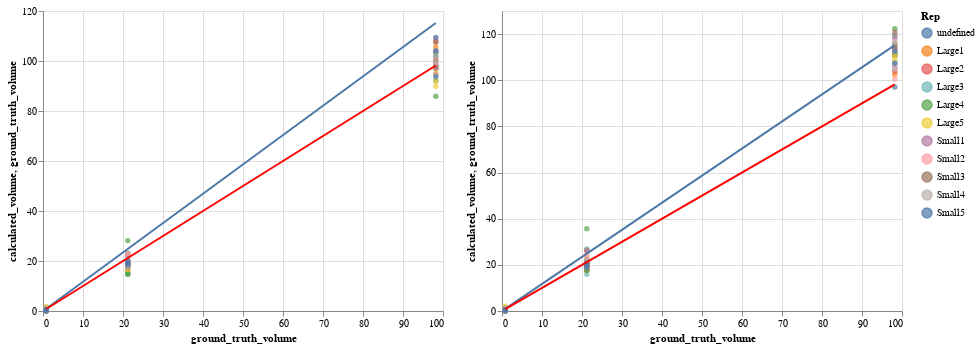

Source (notebook cell):
### Code cell
PP2_volume = chart_plot_vol(PP2_vol)
PP3_volume = chart_plot_vol(PP3_vol)
PP2_volume | PP3_volume

### Figure 1 — Vega-Lite specification as saved in the notebook (floating-point values rounded to 4 significant figures)
{"config": {"view": {"continuousWidth": 400, "continuousHeight": 300}}, "hconcat": [{"layer": [{"data": {"name": "data-bc66fce9ecb386511a39430c63c31330"}, "mark": "circle", "encoding": {"color": {"type": "nominal", "field": "Rep"}, "x": {"type": "quantitative", "field": "ground_truth_volume"}, "y": {"type": "quantitative", "field": "calculated_volume"}}}, {"data": {"name": "data-53394a6a581bc7d3ef85fd810b13f48f"}, "mark": "line", "encoding": {"color": {"type": "nominal", "field": "Rep"}, "x": {"type": "quantitative", "field": "ground_truth_volume"}, "y": {"type": "quantitative", "field": "calculated_volume"}}, "transform": [{"on": "ground_truth_volume", "regression": "calculated_volume", "method": "linear"}]}, {"data": {"name": "data-53394a6a581bc7d3ef85fd810b13f48f"}, "mark": {"type": "line", "color": "red"}, "encoding": {"x": {"type": "quantitative", "field": "ground_truth_volume"}, "y": {"type": "quantitative", "field": "ground_truth_volume"}}}]}, {"layer": [{"data": {"name": "data-b2df0d08da29d7f8f76f1d66355f6ec2"}, "mark": "circle", "encoding": {"color": {"type": "nominal", "field": "Rep"}, "x": {"type": "quantitative", "field": "ground_truth_volume"}, "y": {"type": "quantitative", "field": "calculated_volume"}}}, {"data": {"name": "data-53394a6a581bc7d3ef85fd810b13f48f"}, "mark": "line", "encoding": {"color": {"type": "nominal", "field": "Rep"}, "x": {"type": "quantitative", "field": "ground_truth_volume"}, "y": {"type": "quantitative", "field": "calculated_volume"}}, "transform": [{"on": "ground_truth_volume", "regression": "calculated_volume", "method": "linear"}]}, {"data": {"name": "data-53394a6a581bc7d3ef85fd810b13f48f"}, "mark": {"type": "line", "color": "red"}, "encoding": {"x": {"type": "quantitative", "field": "ground_truth_volume"}, "y": {"type": "quantitative", "field": "ground_truth_volume"}}}]}], "$schema": "https://vega.github.io/schema/vega-lite/v4.8.1.json", "datasets": {"data-bc66fce9ecb386511a39430c63c31330": [{"Rep": "Large1", "ground_truth_volume": 98.2, "calculated_volume": 96.87}, {"Rep": "Large1", "ground_truth_volume": 98.2, "calculated_volume": 94.94}, {"Rep": "Large1", "ground_truth_volume": 98.2, "calculated_volume": 105.7}, {"Rep": "Large2", "ground_truth_volume": 98.2, "calculated_volume": 101.7}, {"Rep": "Large2", "ground_truth_volume": 98.2, "calculated_volume": 97.1}, {"Rep": "Large2", "ground_truth_volume": 98.2, "calculated_volume": 107.7}, {"Rep": "Large3", "ground_truth_volume": 98.2, "calculated_volume": 103.3}, {"Rep": "Large3", "ground_truth_volume": 98.2, "calculated_volume": 96.88}, {"Rep": "Large3", "ground_truth_volume": 98.2, "calculated_volume": 101.9}, {"Rep": "Large4", "ground_truth_volume": 98.2, "calculated_volume": 85.94}, {"Rep": "Large4", "ground_truth_volume": 98.2, "calculated_volume": 92.03}, {"Rep": "Large4", "ground_truth_volume": 98.2, "calculated_volume": 103.3}, {"Rep": "Large5", "ground_truth_volume": 98.2, "calculated_volume": 89.89}, {"Rep": "Large5", "ground_truth_volume": 98.2, "calculated_volume": 92.07}, {"Rep": "Large5", "ground_truth_volume": 98.2, "calculated_volume": 96.91}, {"Rep": "Small1", "ground_truth_volume": 98.2, "calculated_volume": 97.19}, {"Rep": "Small1", "ground_truth_volume": 98.2, "calculated_volume": 98.41}, {"Rep": "Small1", "ground_truth_volume": 98.2, "calculated_volume": 104.1}, {"Rep": "Small2", "ground_truth_volume": 98.2, "calculated_volume": 99.04}, {"Rep": "Small2", "ground_truth_volume": 98.2, "calculated_volume": 100.4}, {"Rep": "Small2", "ground_truth_volume": 98.2, "calculated_volume": 109.2}, {"Rep": "Small3", "ground_truth_volume": 98.2, "calculated_volume": 97.97}, {"Rep": "Small3", "ground_truth_volume": 98.2, "calculated_volume": 100.0}, {"Rep": "Small3", "ground_truth_volume": 98.2, "calculated_volume": 107.7}, {"Rep": "Small4", "ground_truth_volume": 98.2, "calculated_volume": 99.26}, {"Rep": "Small4", "ground_truth_volume": 98.2, "calculated_volume": 94.44}, {"Rep": "Small4", "ground_truth_volume": 98.2, "calculated_volume": 103.4}, {"Rep": "Small5", "ground_truth_volume": 98.2, "calculated_volume": 93.72}, {"Rep": "Small5", "ground_truth_volume": 98.2, "calculated_volume": 104.0}, {"Rep": "Small5", "ground_truth_volume": 98.2, "calculated_volume": 109.4}, {"Rep": "Large1", "ground_truth_volume": 21.2, "calculated_volume": 22.93}, {"Rep": "Large1", "ground_truth_volume": 21.2, "calculated_volume": 16.15}, {"Rep": "Large1", "ground_truth_volume": 21.2, "calculated_volume": 18.25}, {"Rep": "Large2", "ground_truth_volume": 21.2, "calculated_volume": 22.47}, {"Rep": "Large2", "ground_truth_volume": 21.2, "calculated_volume": 16.93}, {"Rep": "Large2", "ground_truth_volume": 21.2, "calculated_volume": 18.65}, {"Rep": "Large3", "ground_truth_volume": 21.2, "calculated_volume": 23.24}, {"Rep": "Large3", "ground_truth_volume": 21.2, "calculated_volume": 14.61}, {"Rep": "Large3", "ground_truth_volume": 21.2, "calculated_volume": 18.12}, {"Rep": "Large4", "ground_truth_volume": 21.2, "calculated_volume": 28.15}, {"Rep": "Large4", "ground_truth_volume": 21.2, "calculated_volume": 15.1}, {"Rep": "Large4", "ground_truth_volume": 21.2, "calculated_volume": 14.77}, {"Rep": "Large5", "ground_truth_volume": 21.2, "calculated_volume": 16.74}, {"Rep": "Large5", "ground_truth_volume": 21.2, "calculated_volume": 19.45}, {"Rep": "Large5", "ground_truth_volume": 21.2, "calculated_volume": 18.4}, {"Rep": "Small1", "ground_truth_volume": 21.2, "calculated_volume": 21.81}, {"Rep": "Small1", "ground_truth_volume": 21.2, "calculated_volume": 18.27}, {"Rep": "Small1", "ground_truth_volume": 21.2, "calculated_volume": 19.66}, {"Rep": "Small2", "ground_truth_volume": 21.2, "calculated_volume": 22.89}, {"Rep": "Small2", "ground_truth_volume": 21.2, "calculated_volume": 18.98}, {"Rep": "Small2", "ground_truth_volume": 21.2, "calculated_volume": 20.32}, {"Rep": "Small3", "ground_truth_volume": 21.2, "calculated_volume": 17.48}, {"Rep": "Small3", "ground_truth_volume": 21.2, "calculated_volume": 18.7}, {"Rep": "Small3", "ground_truth_volume": 21.2, "calculated_volume": 18.32}, {"Rep": "Small4", "ground_truth_volume": 21.2, "calculated_volume": 18.66}, {"Rep": "Small4", "ground_truth_volume": 21.2, "calculated_volume": 17.64}, {"Rep": "Small4", "ground_truth_volume": 21.2, "calculated_volume": 18.13}, {"Rep": "Small5", "ground_truth_volume": 21.2, "calculated_volume": 20.03}, {"Rep": "Small5", "ground_truth_volume": 21.2, "calculated_volume": 18.36}, {"Rep": "Small5", "ground_truth_volume": 21.2, "calculated_volume": 19.31}, {"Rep": "Large1", "ground_truth_volume": 0.8, "calculated_volume": 0.506}, {"Rep": "Large1", "ground_truth_volume": 0.8, "calculated_volume": 0.0}, {"Rep": "Large1", "ground_truth_volume": 0.8, "calculated_volume": 0.7718}, {"Rep": "Large2", "ground_truth_volume": 0.8, "calculated_volume": 0.1434}, {"Rep": "Large2", "ground_truth_volume": 0.8, "calculated_volume": 0.3074}, {"Rep": "Large2", "ground_truth_volume": 0.8, "calculated_volume": 1.363}, {"Rep": "Large3", "ground_truth_volume": 0.8, "calculated_volume": 0.1075}, {"Rep": "Large3", "ground_truth_volume": 0.8, "calculated_volume": 0.6587}, {"Rep": "Large3", "ground_truth_volume": 0.8, "calculated_volume": 1.281}, {"Rep": "Large4", "ground_truth_volume": 0.8, "calculated_volume": 0.0}, {"Rep": "Large4", "ground_truth_volume": 0.8, "calculated_volume": 0.6156}, {"Rep": "Large4", "ground_truth_volume": 0.8, "calculated_volume": 0.5921}, {"Rep": "Large5", "ground_truth_volume": 0.8, "calculated_volume": 0.6315}, {"Rep": "Large5", "ground_truth_volume": 0.8, "calculated_volume": 0.0}, {"Rep": "Large5", "ground_truth_volume": 0.8, "calculated_volume": 1.766}, {"Rep": "Small1", "ground_truth_volume": 0.8, "calculated_volume": 0.1902}, {"Rep": "Small1", "ground_truth_volume": 0.8, "calculated_volume": 0.4202}, {"Rep": "Small1", "ground_truth_volume": 0.8, "calculated_volume": 0.5464}, {"Rep": "Small2", "ground_truth_volume": 0.8, "calculated_volume": 0.2292}, {"Rep": "Small2", "ground_truth_volume": 0.8, "calculated_volume": 0.2384}, {"Rep": "Small2", "ground_truth_volume": 0.8, "calculated_volume": 0.6208}, {"Rep": "Small3", "ground_truth_volume": 0.8, "calculated_volume": 0.4138}, {"Rep": "Small3", "ground_truth_volume": 0.8, "calculated_volume": 0.05777}, {"Rep": "Small3", "ground_truth_volume": 0.8, "calculated_volume": 0.3872}, {"Rep": "Small4", "ground_truth_volume": 0.8, "calculated_volume": 0.1594}, {"Rep": "Small4", "ground_truth_volume": 0.8, "calculated_volume": 0.0}, {"Rep": "Small4", "ground_truth_volume": 0.8, "calculated_volume": 0.8635}, {"Rep": "Small5", "ground_truth_volume": 0.8, "calculated_volume": 0.468}, {"Rep": "Small5", "ground_truth_volume": 0.8, "calculated_volume": 0.0}, {"Rep": "Small5", "ground_truth_volume": 0.8, "calculated_volume": 0.6122}], "data-53394a6a581bc7d3ef85fd810b13f48f": [{"Rep": "Large1", "ground_truth_volume": 98.2, "calculated_volume": 117.5}, {"Rep": "Large1", "ground_truth_volume": 98.2, "calculated_volume": 107.1}, {"Rep": "Large1", "ground_truth_volume": 98.2, "calculated_volume": 104.6}, {"Rep": "Large2", "ground_truth_volume": 98.2, "calculated_volume": 112.6}, {"Rep": "Large2", "ground_truth_volume": 98.2, "calculated_volume": 102.1}, {"Rep": "Large2", "ground_truth_volume": 98.2, "calculated_volume": 106.8}, {"Rep": "Large3", "ground_truth_volume": 98.2, "calculated_volume": 120.1}, {"Rep": "Large3", "ground_truth_volume": 98.2, "calculated_volume": 110.2}, {"Rep": "Large3", "ground_truth_volume": 98.2, "calculated_volume": 108.2}, {"Rep": "Large4", "ground_truth_volume": 98.2, "calculated_volume": 118.8}, {"Rep": "Large4", "ground_truth_volume": 98.2, "calculated_volume": 114.9}, {"Rep": "Large4", "ground_truth_volume": 98.2, "calculated_volume": 106.0}, {"Rep": "Large5", "ground_truth_volume": 98.2, "calculated_volume": 128.2}, {"Rep": "Large5", "ground_truth_volume": 98.2, "calculated_volume": 98.67}, {"Rep": "Large5", "ground_truth_volume": 98.2, "calculated_volume": 103.3}, {"Rep": "Small1", "ground_truth_volume": 98.2, "calculated_volume": 214.9}, {"Rep": "Small1", "ground_truth_volume": 98.2, "calculated_volume": 134.3}, {"Rep": "Small1", "ground_truth_volume": 98.2, "calculated_volume": 115.4}, {"Rep": "Small2", "ground_truth_volume": 98.2, "calculated_volume": 194.3}, {"Rep": "Small2", "ground_truth_volume": 98.2, "calculated_volume": 121.1}, {"Rep": "Small2", "ground_truth_volume": 98.2, "calculated_volume": 112.3}, {"Rep": "Small3", "ground_truth_volume": 98.2, "calculated_volume": 101.1}, {"Rep": "Small3", "ground_truth_volume": 98.2, "calculated_volume": 95.89}, {"Rep": "Small3", "ground_truth_volume": 98.2, "calculated_volume": 100.4}, {"Rep": "Small4", "ground_truth_volume": 98.2, "calculated_volume": 104.5}, {"Rep": "Small4", "ground_truth_volume": 98.2, "calculated_volume": 97.94}, {"Rep": "Small4", "ground_truth_volume": 98.2, "calculated_volume": 101.1}, {"Rep": "Small5", "ground_truth_volume": 98.2, "calculated_volume": 99.48}, {"Rep": "Small5", "ground_truth_volume": 98.2, "calculated_volume": 100.8}, {"Rep": "Small5", "ground_truth_volume": 98.2, "calculated_volume": 100.8}, {"Rep": "Large1", "ground_truth_volume": 21.2, "calculated_volume": 29.24}, {"Rep": "Large1", "ground_truth_volume": 21.2, "calculated_volume": 21.6}, {"Rep": "Large1", "ground_truth_volume": 21.2, "calculated_volume": 21.33}, {"Rep": "Large2", "ground_truth_volume": 21.2, "calculated_volume": 25.03}, {"Rep": "Large2", "ground_truth_volume": 21.2, "calculated_volume": 21.09}, {"Rep": "Large2", "ground_truth_volume": 21.2, "calculated_volume": 22.19}, {"Rep": "Large3", "ground_truth_volume": 21.2, "calculated_volume": 30.48}, {"Rep": "Large3", "ground_truth_volume": 21.2, "calculated_volume": 22.73}, {"Rep": "Large3", "ground_truth_volume": 21.2, "calculated_volume": 18.4}, {"Rep": "Large4", "ground_truth_volume": 21.2, "calculated_volume": 24.65}, {"Rep": "Large4", "ground_truth_volume": 21.2, "calculated_volume": 24.42}, {"Rep": "Large4", "ground_truth_volume": 21.2, "calculated_volume": 18.59}, {"Rep": "Large5", "ground_truth_volume": 21.2, "calculated_volume": 31.32}, {"Rep": "Large5", "ground_truth_volume": 21.2, "calculated_volume": 19.56}, {"Rep": "Large5", "ground_truth_volume": 21.2, "calculated_volume": 20.6}, {"Rep": "Small1", "ground_truth_volume": 21.2, "calculated_volume": 69.38}, {"Rep": "Small1", "ground_truth_volume": 21.2, "calculated_volume": 28.72}, {"Rep": "Small1", "ground_truth_volume": 21.2, "calculated_volume": 23.55}, {"Rep": "Small2", "ground_truth_volume": 21.2, "calculated_volume": 34.71}, {"Rep": "Small2", "ground_truth_volume": 21.2, "calculated_volume": 23.97}, {"Rep": "Small2", "ground_truth_volume": 21.2, "calculated_volume": 20.91}, {"Rep": "Small3", "ground_truth_volume": 21.2, "calculated_volume": 28.9}, {"Rep": "Small3", "ground_truth_volume": 21.2, "calculated_volume": 19.75}, {"Rep": "Small3", "ground_truth_volume": 21.2, "calculated_volume": 19.31}, {"Rep": "Small4", "ground_truth_volume": 21.2, "calculated_volume": 20.43}, {"Rep": "Small4", "ground_truth_volume": 21.2, "calculated_volume": 24.58}, {"Rep": "Small4", "ground_truth_volume": 21.2, "calculated_volume": 20.63}, {"Rep": "Small5", "ground_truth_volume": 21.2, "calculated_volume": 27.35}, {"Rep": "Small5", "ground_truth_volume": 21.2, "calculated_volume": 22.43}, {"Rep": "Small5", "ground_truth_volume": 21.2, "calculated_volume": 19.76}, {"Rep": "Large1", "ground_truth_volume": 0.8, "calculated_volume": 0.1155}, {"Rep": "Large1", "ground_truth_volume": 0.8, "calculated_volume": 0.4727}, {"Rep": "Large1", "ground_truth_volume": 0.8, "calculated_volume": 0.1799}, {"Rep": "Large2", "ground_truth_volume": 0.8, "calculated_volume": 0.0}, {"Rep": "Large2", "ground_truth_volume": 0.8, "calculated_volume": 1.254}, {"Rep": "Large2", "ground_truth_volume": 0.8, "calculated_volume": 1.002}, {"Rep": "Large3", "ground_truth_volume": 0.8, "calculated_volume": 0.8308}, {"Rep": "Large3", "ground_truth_volume": 0.8, "calculated_volume": 0.989}, {"Rep": "Large3", "ground_truth_volume": 0.8, "calculated_volume": 0.7467}, {"Rep": "Large4", "ground_truth_volume": 0.8, "calculated_volume": 0.4315}, {"Rep": "Large4", "ground_truth_volume": 0.8, "calculated_volume": 0.4093}, {"Rep": "Large4", "ground_truth_volume": 0.8, "calculated_volume": 1.509}, {"Rep": "Large5", "ground_truth_volume": 0.8, "calculated_volume": 0.423}, {"Rep": "Large5", "ground_truth_volume": 0.8, "calculated_volume": 0.3403}, {"Rep": "Large5", "ground_truth_volume": 0.8, "calculated_volume": 0.1644}, {"Rep": "Small1", "ground_truth_volume": 0.8, "calculated_volume": 0.0}, {"Rep": "Small1", "ground_truth_volume": 0.8, "calculated_volume": 0.789}, {"Rep": "Small1", "ground_truth_volume": 0.8, "calculated_volume": 1.507}, {"Rep": "Small2", "ground_truth_volume": 0.8, "calculated_volume": 0.3822}, {"Rep": "Small2", "ground_truth_volume": 0.8, "calculated_volume": 0.4179}, {"Rep": "Small2", "ground_truth_volume": 0.8, "calculated_volume": 0.4595}, {"Rep": "Small3", "ground_truth_volume": 0.8, "calculated_volume": 0.1833}, {"Rep": "Small3", "ground_truth_volume": 0.8, "calculated_volume": 0.0}, {"Rep": "Small3", "ground_truth_volume": 0.8, "calculated_volume": 1.1}, {"Rep": "Small4", "ground_truth_volume": 0.8, "calculated_volume": 0.315}, {"Rep": "Small4", "ground_truth_volume": 0.8, "calculated_volume": 0.5854}, {"Rep": "Small4", "ground_truth_volume": 0.8, "calculated_volume": 0.7418}, {"Rep": "Small5", "ground_truth_volume": 0.8, "calculated_volume": 1.063}, {"Rep": "Small5", "ground_truth_volume": 0.8, "calculated_volume": 0.9443}, {"Rep": "Small5", "ground_truth_volume": 0.8, "calculated_volume": 0.9831}], "data-b2df0d08da29d7f8f76f1d66355f6ec2": [{"Rep": "Large1", "ground_truth_volume": 98.2, "calculated_volume": 111.8}, {"Rep": "Large1", "ground_truth_volume": 98.2, "calculated_volume": 102.5}, {"Rep": "Large1", "ground_truth_volume": 98.2, "calculated_volume": 110.9}, {"Rep": "Large2", "ground_truth_volume": 98.2, "calculated_volume": 119.3}, {"Rep": "Large2", "ground_truth_volume": 98.2, "calculated_volume": 103.7}, {"Rep": "Large2", "ground_truth_volume": 98.2, "calculated_volume": 110.8}, {"Rep": "Large3", "ground_truth_volume": 98.2, "calculated_volume": 119.4}, {"Rep": "Large3", "ground_truth_volume": 98.2, "calculated_volume": 105.1}, {"Rep": "Large3", "ground_truth_volume": 98.2, "calculated_volume": 107.8}, {"Rep": "Large4", "ground_truth_volume": 98.2, "calculated_volume": 110.7}, {"Rep": "Large4", "ground_truth_volume": 98.2, "calculated_volume": 111.4}, {"Rep": "Large4", "ground_truth_volume": 98.2, "calculated_volume": 122.4}, {"Rep": "Large5", "ground_truth_volume": 98.2, "calculated_volume": 115.8}, {"Rep": "Large5", "ground_truth_volume": 98.2, "calculated_volume": 109.1}, {"Rep": "Large5", "ground_truth_volume": 98.2, "calculated_volume": 110.9}, {"Rep": "Small1", "ground_truth_volume": 98.2, "calculated_volume": 115.9}, {"Rep": "Small1", "ground_truth_volume": 98.2, "calculated_volume": 113.3}, {"Rep": "Small1", "ground_truth_volume": 98.2, "calculated_volume": 118.0}, {"Rep": "Small2", "ground_truth_volume": 98.2, "calculated_volume": 105.2}, {"Rep": "Small2", "ground_truth_volume": 98.2, "calculated_volume": 100.5}, {"Rep": "Small2", "ground_truth_volume": 98.2, "calculated_volume": 106.5}, {"Rep": "Small3", "ground_truth_volume": 98.2, "calculated_volume": 114.9}, {"Rep": "Small3", "ground_truth_volume": 98.2, "calculated_volume": 113.9}, {"Rep": "Small3", "ground_truth_volume": 98.2, "calculated_volume": 120.8}, {"Rep": "Small4", "ground_truth_volume": 98.2, "calculated_volume": 116.3}, {"Rep": "Small4", "ground_truth_volume": 98.2, "calculated_volume": 105.2}, {"Rep": "Small4", "ground_truth_volume": 98.2, "calculated_volume": 112.5}, {"Rep": "Small5", "ground_truth_volume": 98.2, "calculated_volume": 97.1}, {"Rep": "Small5", "ground_truth_volume": 98.2, "calculated_volume": 107.2}, {"Rep": "Small5", "ground_truth_volume": 98.2, "calculated_volume": 112.6}, {"Rep": "Large1", "ground_truth_volume": 21.2, "calculated_volume": 26.49}, {"Rep": "Large1", "ground_truth_volume": 21.2, "calculated_volume": 17.45}, {"Rep": "Large1", "ground_truth_volume": 21.2, "calculated_volume": 19.16}, {"Rep": "Large2", "ground_truth_volume": 21.2, "calculated_volume": 26.29}, {"Rep": "Large2", "ground_truth_volume": 21.2, "calculated_volume": 18.1}, {"Rep": "Large2", "ground_truth_volume": 21.2, "calculated_volume": 19.19}, {"Rep": "Large3", "ground_truth_volume": 21.2, "calculated_volume": 26.86}, {"Rep": "Large3", "ground_truth_volume": 21.2, "calculated_volume": 15.88}, {"Rep": "Large3", "ground_truth_volume": 21.2, "calculated_volume": 19.18}, {"Rep": "Large4", "ground_truth_volume": 21.2, "calculated_volume": 35.68}, {"Rep": "Large4", "ground_truth_volume": 21.2, "calculated_volume": 18.33}, {"Rep": "Large4", "ground_truth_volume": 21.2, "calculated_volume": 17.56}, {"Rep": "Large5", "ground_truth_volume": 21.2, "calculated_volume": 21.52}, {"Rep": "Large5", "ground_truth_volume": 21.2, "calculated_volume": 22.99}, {"Rep": "Large5", "ground_truth_volume": 21.2, "calculated_volume": 21.1}, {"Rep": "Small1", "ground_truth_volume": 21.2, "calculated_volume": 25.95}, {"Rep": "Small1", "ground_truth_volume": 21.2, "calculated_volume": 21.04}, {"Rep": "Small1", "ground_truth_volume": 21.2, "calculated_volume": 22.3}, {"Rep": "Small2", "ground_truth_volume": 21.2, "calculated_volume": 24.31}, {"Rep": "Small2", "ground_truth_volume": 21.2, "calculated_volume": 18.99}, {"Rep": "Small2", "ground_truth_volume": 21.2, "calculated_volume": 19.83}, {"Rep": "Small3", "ground_truth_volume": 21.2, "calculated_volume": 20.49}, {"Rep": "Small3", "ground_truth_volume": 21.2, "calculated_volume": 21.27}, {"Rep": "Small3", "ground_truth_volume": 21.2, "calculated_volume": 20.59}, {"Rep": "Small4", "ground_truth_volume": 21.2, "calculated_volume": 21.85}, {"Rep": "Small4", "ground_truth_volume": 21.2, "calculated_volume": 19.64}, {"Rep": "Small4", "ground_truth_volume": 21.2, "calculated_volume": 19.75}, {"Rep": "Small5", "ground_truth_volume": 21.2, "calculated_volume": 20.74}, {"Rep": "Small5", "ground_truth_volume": 21.2, "calculated_volume": 18.93}, {"Rep": "Small5", "ground_truth_volume": 21.2, "calculated_volume": 19.88}, {"Rep": "Large1", "ground_truth_volume": 0.8, "calculated_volume": 0.531}, {"Rep": "Large1", "ground_truth_volume": 0.8, "calculated_volume": 0.0}, {"Rep": "Large1", "ground_truth_volume": 0.8, "calculated_volume": 0.8101}, {"Rep": "Large2", "ground_truth_volume": 0.8, "calculated_volume": 0.1476}, {"Rep": "Large2", "ground_truth_volume": 0.8, "calculated_volume": 0.3164}, {"Rep": "Large2", "ground_truth_volume": 0.8, "calculated_volume": 1.403}, {"Rep": "Large3", "ground_truth_volume": 0.8, "calculated_volume": 0.1139}, {"Rep": "Large3", "ground_truth_volume": 0.8, "calculated_volume": 0.6973}, {"Rep": "Large3", "ground_truth_volume": 0.8, "calculated_volume": 1.356}, {"Rep": "Large4", "ground_truth_volume": 0.8, "calculated_volume": 0.0}, {"Rep": "Large4", "ground_truth_volume": 0.8, "calculated_volume": 0.7302}, {"Rep": "Large4", "ground_truth_volume": 0.8, "calculated_volume": 0.7033}, {"Rep": "Large5", "ground_truth_volume": 0.8, "calculated_volume": 0.7238}, {"Rep": "Large5", "ground_truth_volume": 0.8, "calculated_volume": 0.0}, {"Rep": "Large5", "ground_truth_volume": 0.8, "calculated_volume": 2.022}, {"Rep": "Small1", "ground_truth_volume": 0.8, "calculated_volume": 0.2158}, {"Rep": "Small1", "ground_truth_volume": 0.8, "calculated_volume": 0.4767}, {"Rep": "Small1", "ground_truth_volume": 0.8, "calculated_volume": 0.6198}, {"Rep": "Small2", "ground_truth_volume": 0.8, "calculated_volume": 0.2236}, {"Rep": "Small2", "ground_truth_volume": 0.8, "calculated_volume": 0.2326}, {"Rep": "Small2", "ground_truth_volume": 0.8, "calculated_volume": 0.6057}, {"Rep": "Small3", "ground_truth_volume": 0.8, "calculated_volume": 0.4651}, {"Rep": "Small3", "ground_truth_volume": 0.8, "calculated_volume": 0.06495}, {"Rep": "Small3", "ground_truth_volume": 0.8, "calculated_volume": 0.4353}, {"Rep": "Small4", "ground_truth_volume": 0.8, "calculated_volume": 0.1737}, {"Rep": "Small4", "ground_truth_volume": 0.8, "calculated_volume": 0.0}, {"Rep": "Small4", "ground_truth_volume": 0.8, "calculated_volume": 0.9404}, {"Rep": "Small5", "ground_truth_volume": 0.8, "calculated_volume": 0.4817}, {"Rep": "Small5", "ground_truth_volume": 0.8, "calculated_volume": 0.0}, {"Rep": "Small5", "ground_truth_volume": 0.8, "calculated_volume": 0.6301}]}}
